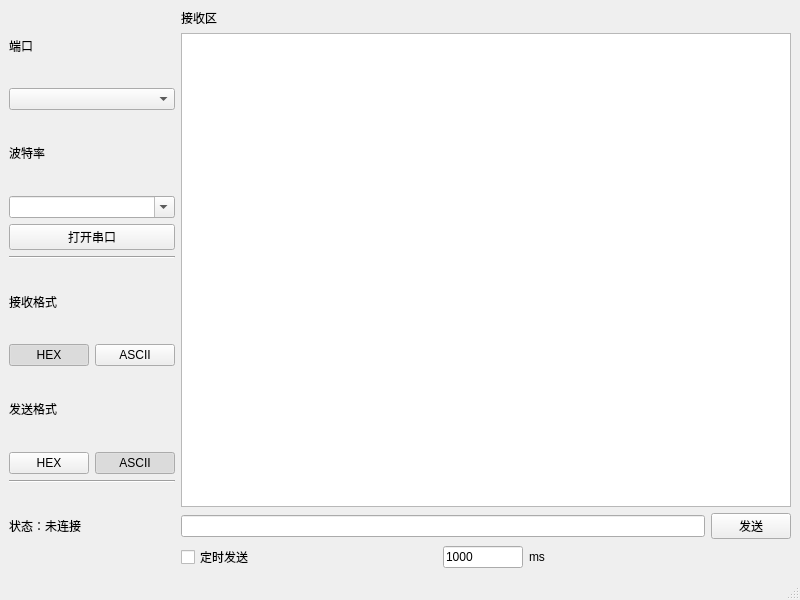
<?xml version="1.0" encoding="UTF-8"?>
<ui version="4.0">
 <class>MainWindow</class>
 <widget class="QMainWindow" name="MainWindow">
  <property name="geometry">
   <rect>
    <x>0</x>
    <y>0</y>
    <width>800</width>
    <height>600</height>
   </rect>
  </property>
  <property name="windowTitle">
   <string>串口助手</string>
  </property>
  <widget class="QWidget" name="centralwidget">
   <layout class="QHBoxLayout" name="horizontalLayout">
    <item>
     <layout class="QVBoxLayout" name="configLayout">
      <item>
       <widget class="QLabel" name="labelPort">
        <property name="text">
         <string>端口</string>
        </property>
       </widget>
      </item>
      <item>
       <widget class="QComboBox" name="comboBoxPort"/>
      </item>
      <item>
       <widget class="QLabel" name="labelBaudRate">
        <property name="text">
         <string>波特率</string>
        </property>
       </widget>
      </item>
      <item>
       <widget class="QComboBox" name="comboBoxBaudRate">
        <property name="editable">
         <bool>true</bool>
        </property>
       </widget>
      </item>
      <item>
       <widget class="QPushButton" name="pushButtonOpen">
        <property name="text">
         <string>打开串口</string>
        </property>
       </widget>
      </item>
      <item>
       <widget class="Line" name="line">
        <property name="orientation">
         <enum>Qt::Horizontal</enum>
        </property>
       </widget>
      </item>
      <item>
       <widget class="QLabel" name="labelRxFormat">
        <property name="text">
         <string>接收格式</string>
        </property>
       </widget>
      </item>
      <item>
       <layout class="QHBoxLayout" name="rxFormatLayout">
        <item>
         <widget class="QPushButton" name="pushButtonRxHex">
          <property name="text">
           <string>HEX</string>
          </property>
          <property name="checkable">
           <bool>true</bool>
          </property>
          <property name="checked">
           <bool>true</bool>
          </property>
         </widget>
        </item>
        <item>
         <widget class="QPushButton" name="pushButtonRxAscii">
          <property name="text">
           <string>ASCII</string>
          </property>
          <property name="checkable">
           <bool>true</bool>
          </property>
         </widget>
        </item>
       </layout>
      </item>
      <item>
       <widget class="QLabel" name="labelTxFormat">
        <property name="text">
         <string>发送格式</string>
        </property>
       </widget>
      </item>
      <item>
       <layout class="QHBoxLayout" name="txFormatLayout">
        <item>
         <widget class="QPushButton" name="pushButtonTxHex">
          <property name="text">
           <string>HEX</string>
          </property>
          <property name="checkable">
           <bool>true</bool>
          </property>
         </widget>
        </item>
        <item>
         <widget class="QPushButton" name="pushButtonTxAscii">
          <property name="text">
           <string>ASCII</string>
          </property>
          <property name="checkable">
           <bool>true</bool>
          </property>
          <property name="checked">
           <bool>true</bool>
          </property>
         </widget>
        </item>
       </layout>
      </item>
      <item>
       <widget class="Line" name="line2">
        <property name="orientation">
         <enum>Qt::Horizontal</enum>
        </property>
       </widget>
      </item>
      <item>
       <widget class="QLabel" name="labelStatus">
        <property name="text">
         <string>状态：未连接</string>
        </property>
       </widget>
      </item>
      <item>
       <spacer name="verticalSpacer">
        <property name="orientation">
         <enum>Qt::Vertical</enum>
        </property>
       </spacer>
      </item>
     </layout>
    </item>
    <item>
     <layout class="QVBoxLayout" name="commLayout">
      <item>
       <widget class="QLabel" name="labelReceive">
        <property name="text">
         <string>接收区</string>
        </property>
       </widget>
      </item>
      <item>
       <widget class="QPlainTextEdit" name="plainTextEditReceive">
        <property name="readOnly">
         <bool>true</bool>
        </property>
        <property name="font">
         <font>
          <family>Consolas</family>
         </font>
        </property>
       </widget>
      </item>
      <item>
       <layout class="QHBoxLayout" name="sendLayout">
        <item>
         <widget class="QLineEdit" name="lineEditSend"/>
        </item>
        <item>
         <widget class="QPushButton" name="pushButtonSend">
          <property name="text">
           <string>发送</string>
          </property>
         </widget>
        </item>
       </layout>
      </item>
      <item>
       <layout class="QHBoxLayout" name="autoSendLayout">
        <item>
         <widget class="QCheckBox" name="checkBoxAutoSend">
          <property name="text">
           <string>定时发送</string>
          </property>
         </widget>
        </item>
        <item>
         <widget class="QLineEdit" name="lineEditAutoSendInterval">
          <property name="text">
           <string>1000</string>
          </property>
          <property name="maximumSize">
           <size>
            <width>80</width>
            <height>16777215</height>
           </size>
          </property>
         </widget>
        </item>
        <item>
         <widget class="QLabel" name="labelMs">
          <property name="text">
           <string>ms</string>
          </property>
         </widget>
        </item>
        <item>
         <spacer name="horizontalSpacer">
          <property name="orientation">
           <enum>Qt::Horizontal</enum>
          </property>
         </spacer>
        </item>
       </layout>
      </item>
     </layout>
    </item>
   </layout>
  </widget>
  <widget class="QStatusBar" name="statusbar"/>
 </widget>
 <resources/>
 <connections/>
</ui>
